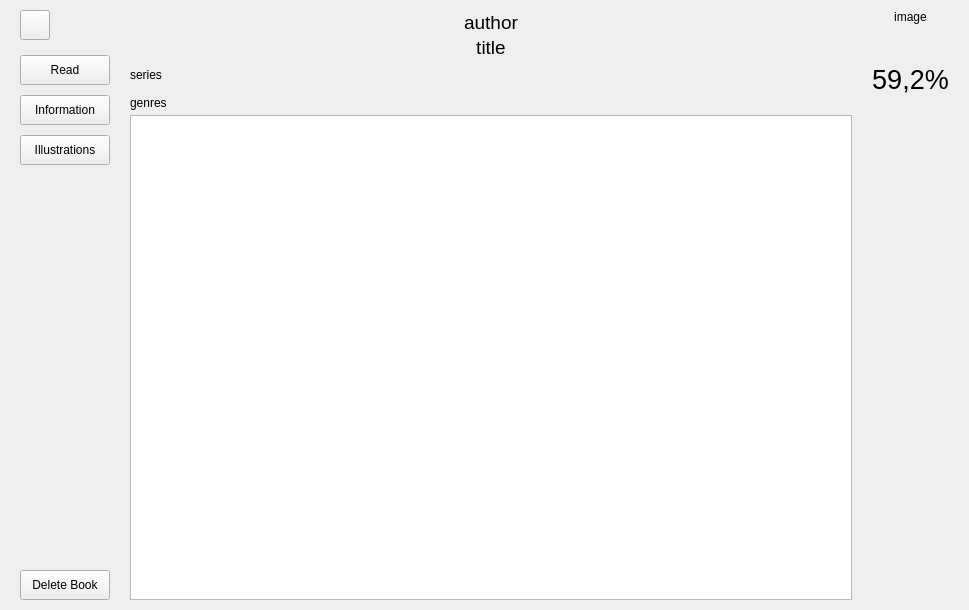
<?xml version="1.0" encoding="UTF-8"?>
<ui version="4.0">
 <class>BookPage</class>
 <widget class="QWidget" name="BookPage">
  <property name="geometry">
   <rect>
    <x>0</x>
    <y>0</y>
    <width>969</width>
    <height>610</height>
   </rect>
  </property>
  <property name="windowTitle">
   <string>Form</string>
  </property>
  <layout class="QHBoxLayout" name="horizontalLayout_5">
   <property name="spacing">
    <number>0</number>
   </property>
   <property name="leftMargin">
    <number>0</number>
   </property>
   <property name="topMargin">
    <number>0</number>
   </property>
   <property name="rightMargin">
    <number>0</number>
   </property>
   <property name="bottomMargin">
    <number>0</number>
   </property>
   <item>
    <widget class="QStackedWidget" name="stackedWidget">
     <property name="focusPolicy">
      <enum>Qt::NoFocus</enum>
     </property>
     <property name="lineWidth">
      <number>0</number>
     </property>
     <property name="currentIndex">
      <number>0</number>
     </property>
     <widget class="QWidget" name="BookWidgetPage">
      <layout class="QHBoxLayout" name="horizontalLayout_10" stretch="0,1,0">
       <property name="spacing">
        <number>0</number>
       </property>
       <property name="leftMargin">
        <number>20</number>
       </property>
       <property name="topMargin">
        <number>10</number>
       </property>
       <property name="rightMargin">
        <number>20</number>
       </property>
       <property name="bottomMargin">
        <number>10</number>
       </property>
       <item>
        <layout class="QVBoxLayout" name="ButtonBlock">
         <property name="spacing">
          <number>15</number>
         </property>
         <property name="leftMargin">
          <number>0</number>
         </property>
         <property name="topMargin">
          <number>0</number>
         </property>
         <property name="rightMargin">
          <number>0</number>
         </property>
         <property name="bottomMargin">
          <number>0</number>
         </property>
         <item>
          <layout class="QHBoxLayout" name="horizontalLayout_2">
           <property name="spacing">
            <number>0</number>
           </property>
           <property name="bottomMargin">
            <number>0</number>
           </property>
           <item>
            <widget class="QPushButton" name="exit_button">
             <property name="minimumSize">
              <size>
               <width>30</width>
               <height>30</height>
              </size>
             </property>
             <property name="maximumSize">
              <size>
               <width>30</width>
               <height>30</height>
              </size>
             </property>
             <property name="text">
              <string notr="true"/>
             </property>
            </widget>
           </item>
           <item>
            <spacer name="horizontalSpacer">
             <property name="orientation">
              <enum>Qt::Horizontal</enum>
             </property>
             <property name="sizeType">
              <enum>QSizePolicy::MinimumExpanding</enum>
             </property>
             <property name="sizeHint" stdset="0">
              <size>
               <width>0</width>
               <height>20</height>
              </size>
             </property>
            </spacer>
           </item>
          </layout>
         </item>
         <item>
          <layout class="QVBoxLayout" name="VerticalButtonBlock">
           <property name="spacing">
            <number>0</number>
           </property>
           <property name="topMargin">
            <number>0</number>
           </property>
           <property name="rightMargin">
            <number>0</number>
           </property>
           <property name="bottomMargin">
            <number>0</number>
           </property>
           <item>
            <widget class="QPushButton" name="startReading">
             <property name="minimumSize">
              <size>
               <width>90</width>
               <height>30</height>
              </size>
             </property>
             <property name="maximumSize">
              <size>
               <width>70</width>
               <height>30</height>
              </size>
             </property>
             <property name="text">
              <string>Read</string>
             </property>
            </widget>
           </item>
           <item>
            <spacer name="verticalSpacer_5">
             <property name="orientation">
              <enum>Qt::Vertical</enum>
             </property>
             <property name="sizeType">
              <enum>QSizePolicy::Fixed</enum>
             </property>
             <property name="sizeHint" stdset="0">
              <size>
               <width>20</width>
               <height>10</height>
              </size>
             </property>
            </spacer>
           </item>
           <item>
            <widget class="QPushButton" name="ShowBookData">
             <property name="minimumSize">
              <size>
               <width>90</width>
               <height>30</height>
              </size>
             </property>
             <property name="maximumSize">
              <size>
               <width>70</width>
               <height>30</height>
              </size>
             </property>
             <property name="text">
              <string>Information</string>
             </property>
            </widget>
           </item>
           <item>
            <spacer name="verticalSpacer_7">
             <property name="orientation">
              <enum>Qt::Vertical</enum>
             </property>
             <property name="sizeType">
              <enum>QSizePolicy::Fixed</enum>
             </property>
             <property name="sizeHint" stdset="0">
              <size>
               <width>20</width>
               <height>10</height>
              </size>
             </property>
            </spacer>
           </item>
           <item>
            <widget class="QPushButton" name="ShowIllustrations">
             <property name="minimumSize">
              <size>
               <width>90</width>
               <height>30</height>
              </size>
             </property>
             <property name="maximumSize">
              <size>
               <width>70</width>
               <height>30</height>
              </size>
             </property>
             <property name="text">
              <string>Illustrations</string>
             </property>
            </widget>
           </item>
           <item>
            <spacer name="verticalSpacer_6">
             <property name="orientation">
              <enum>Qt::Vertical</enum>
             </property>
             <property name="sizeHint" stdset="0">
              <size>
               <width>20</width>
               <height>40</height>
              </size>
             </property>
            </spacer>
           </item>
           <item>
            <widget class="QPushButton" name="deleteBook">
             <property name="minimumSize">
              <size>
               <width>90</width>
               <height>30</height>
              </size>
             </property>
             <property name="maximumSize">
              <size>
               <width>70</width>
               <height>30</height>
              </size>
             </property>
             <property name="text">
              <string>Delete Book</string>
             </property>
            </widget>
           </item>
          </layout>
         </item>
        </layout>
       </item>
       <item>
        <layout class="QVBoxLayout" name="BookData" stretch="0,0,0,0,10,0">
         <property name="spacing">
          <number>0</number>
         </property>
         <property name="leftMargin">
          <number>20</number>
         </property>
         <property name="topMargin">
          <number>0</number>
         </property>
         <property name="rightMargin">
          <number>20</number>
         </property>
         <property name="bottomMargin">
          <number>0</number>
         </property>
         <item>
          <widget class="QLabel" name="author">
           <property name="minimumSize">
            <size>
             <width>0</width>
             <height>25</height>
            </size>
           </property>
           <property name="maximumSize">
            <size>
             <width>16777215</width>
             <height>25</height>
            </size>
           </property>
           <property name="font">
            <font>
             <pointsize>14</pointsize>
            </font>
           </property>
           <property name="toolTip">
            <string notr="true"/>
           </property>
           <property name="statusTip">
            <string notr="true"/>
           </property>
           <property name="whatsThis">
            <string notr="true"/>
           </property>
           <property name="text">
            <string notr="true">author</string>
           </property>
           <property name="alignment">
            <set>Qt::AlignCenter</set>
           </property>
          </widget>
         </item>
         <item>
          <widget class="QLabel" name="title">
           <property name="sizePolicy">
            <sizepolicy hsizetype="Preferred" vsizetype="Fixed">
             <horstretch>0</horstretch>
             <verstretch>0</verstretch>
            </sizepolicy>
           </property>
           <property name="minimumSize">
            <size>
             <width>0</width>
             <height>25</height>
            </size>
           </property>
           <property name="maximumSize">
            <size>
             <width>16777215</width>
             <height>25</height>
            </size>
           </property>
           <property name="font">
            <font>
             <pointsize>14</pointsize>
            </font>
           </property>
           <property name="toolTip">
            <string notr="true"/>
           </property>
           <property name="statusTip">
            <string notr="true"/>
           </property>
           <property name="whatsThis">
            <string notr="true"/>
           </property>
           <property name="accessibleName">
            <string notr="true"/>
           </property>
           <property name="accessibleDescription">
            <string notr="true"/>
           </property>
           <property name="text">
            <string notr="true">title</string>
           </property>
           <property name="alignment">
            <set>Qt::AlignCenter</set>
           </property>
          </widget>
         </item>
         <item>
          <widget class="QLabel" name="series">
           <property name="minimumSize">
            <size>
             <width>0</width>
             <height>30</height>
            </size>
           </property>
           <property name="text">
            <string notr="true">series</string>
           </property>
          </widget>
         </item>
         <item>
          <widget class="QLabel" name="genres">
           <property name="sizePolicy">
            <sizepolicy hsizetype="Expanding" vsizetype="Fixed">
             <horstretch>0</horstretch>
             <verstretch>0</verstretch>
            </sizepolicy>
           </property>
           <property name="minimumSize">
            <size>
             <width>0</width>
             <height>25</height>
            </size>
           </property>
           <property name="maximumSize">
            <size>
             <width>16777215</width>
             <height>25</height>
            </size>
           </property>
           <property name="text">
            <string notr="true">genres</string>
           </property>
          </widget>
         </item>
         <item>
          <widget class="QTextEdit" name="annotation">
           <property name="sizePolicy">
            <sizepolicy hsizetype="Preferred" vsizetype="Expanding">
             <horstretch>0</horstretch>
             <verstretch>0</verstretch>
            </sizepolicy>
           </property>
           <property name="font">
            <font>
             <pointsize>10</pointsize>
             <stylestrategy>PreferAntialias</stylestrategy>
             <kerning>false</kerning>
            </font>
           </property>
           <property name="verticalScrollBarPolicy">
            <enum>Qt::ScrollBarAlwaysOff</enum>
           </property>
           <property name="horizontalScrollBarPolicy">
            <enum>Qt::ScrollBarAlwaysOff</enum>
           </property>
           <property name="sizeAdjustPolicy">
            <enum>QAbstractScrollArea::AdjustToContents</enum>
           </property>
           <property name="documentTitle">
            <string notr="true"/>
           </property>
           <property name="undoRedoEnabled">
            <bool>true</bool>
           </property>
           <property name="lineWrapMode">
            <enum>QTextEdit::WidgetWidth</enum>
           </property>
           <property name="readOnly">
            <bool>true</bool>
           </property>
           <property name="html">
            <string notr="true">&lt;!DOCTYPE HTML PUBLIC &quot;-//W3C//DTD HTML 4.0//EN&quot; &quot;http://www.w3.org/TR/REC-html40/strict.dtd&quot;&gt;
&lt;html&gt;&lt;head&gt;&lt;meta name=&quot;qrichtext&quot; content=&quot;1&quot; /&gt;&lt;style type=&quot;text/css&quot;&gt;
p, li { white-space: pre-wrap; }
&lt;/style&gt;&lt;/head&gt;&lt;body style=&quot; font-family:'MS Shell Dlg 2'; font-size:10pt; font-weight:400; font-style:normal;&quot;&gt;
&lt;p style=&quot;-qt-paragraph-type:empty; margin-top:0px; margin-bottom:0px; margin-left:0px; margin-right:0px; -qt-block-indent:0; text-indent:0px;&quot;&gt;&lt;br /&gt;&lt;/p&gt;&lt;/body&gt;&lt;/html&gt;</string>
           </property>
           <property name="cursorWidth">
            <number>0</number>
           </property>
           <property name="textInteractionFlags">
            <set>Qt::NoTextInteraction</set>
           </property>
           <property name="placeholderText">
            <string notr="true"/>
           </property>
          </widget>
         </item>
         <item>
          <spacer name="verticalSpacer_4">
           <property name="orientation">
            <enum>Qt::Vertical</enum>
           </property>
           <property name="sizeHint" stdset="0">
            <size>
             <width>20</width>
             <height>0</height>
            </size>
           </property>
          </spacer>
         </item>
        </layout>
       </item>
       <item>
        <layout class="QVBoxLayout" name="ImageBlock">
         <property name="spacing">
          <number>0</number>
         </property>
         <property name="leftMargin">
          <number>0</number>
         </property>
         <property name="topMargin">
          <number>0</number>
         </property>
         <property name="rightMargin">
          <number>0</number>
         </property>
         <property name="bottomMargin">
          <number>0</number>
         </property>
         <item>
          <widget class="QLabel" name="CoverImage">
           <property name="sizePolicy">
            <sizepolicy hsizetype="Preferred" vsizetype="Preferred">
             <horstretch>2</horstretch>
             <verstretch>0</verstretch>
            </sizepolicy>
           </property>
           <property name="minimumSize">
            <size>
             <width>0</width>
             <height>0</height>
            </size>
           </property>
           <property name="maximumSize">
            <size>
             <width>250</width>
             <height>350</height>
            </size>
           </property>
           <property name="frameShape">
            <enum>QFrame::NoFrame</enum>
           </property>
           <property name="text">
            <string notr="true">image</string>
           </property>
           <property name="alignment">
            <set>Qt::AlignCenter</set>
           </property>
          </widget>
         </item>
         <item>
          <spacer name="verticalSpacer_2">
           <property name="orientation">
            <enum>Qt::Vertical</enum>
           </property>
           <property name="sizeType">
            <enum>QSizePolicy::Fixed</enum>
           </property>
           <property name="sizeHint" stdset="0">
            <size>
             <width>20</width>
             <height>40</height>
            </size>
           </property>
          </spacer>
         </item>
         <item>
          <widget class="QLabel" name="BookProgress">
           <property name="font">
            <font>
             <pointsize>20</pointsize>
            </font>
           </property>
           <property name="text">
            <string notr="true">59,2%</string>
           </property>
           <property name="alignment">
            <set>Qt::AlignCenter</set>
           </property>
          </widget>
         </item>
         <item>
          <spacer name="verticalSpacer">
           <property name="orientation">
            <enum>Qt::Vertical</enum>
           </property>
           <property name="sizeHint" stdset="0">
            <size>
             <width>20</width>
             <height>40</height>
            </size>
           </property>
          </spacer>
         </item>
        </layout>
       </item>
      </layout>
     </widget>
     <widget class="BookIllustrationsWidget" name="IllustrationsWidgetPage">
      <property name="styleSheet">
       <string notr="true"/>
      </property>
     </widget>
     <widget class="BookDataWidget" name="BookDataWidgetPage"/>
    </widget>
   </item>
  </layout>
 </widget>
 <customwidgets>
  <customwidget>
   <class>BookDataWidget</class>
   <extends>QWidget</extends>
   <header>book_data_widget.h</header>
   <container>1</container>
  </customwidget>
  <customwidget>
   <class>BookIllustrationsWidget</class>
   <extends>QWidget</extends>
   <header>book_illustrations_widget.h</header>
   <container>1</container>
  </customwidget>
 </customwidgets>
 <resources/>
 <connections/>
</ui>
